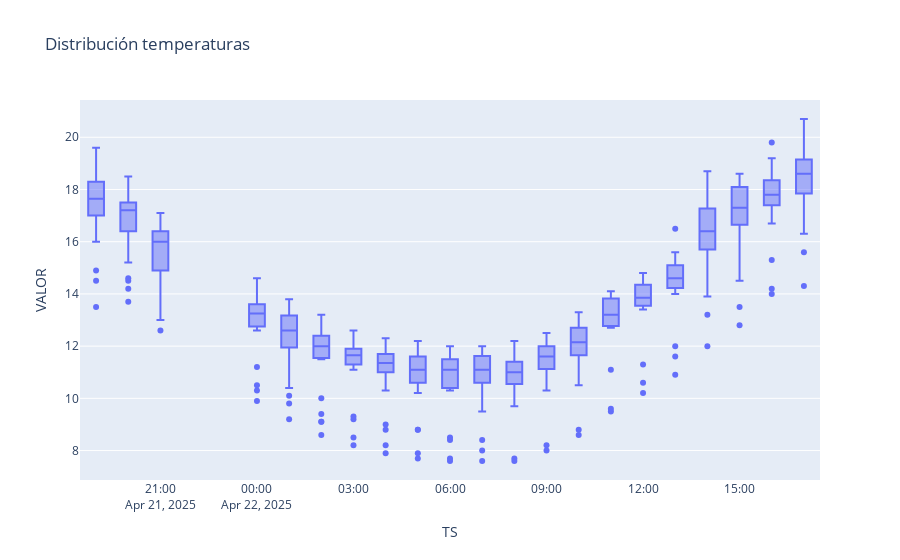

Notebook code for this chart:
### Code cell
df = result.DataFrame()

fig = px.box(df, x= 'TS', y = 'VALOR', title = 'Distribución temperaturas', hover_name='ESTACION_DESC')
fig.show()

### Figure 1 — Plotly figure (JSON) as saved in the notebook; plotly's stock layout.template omitted (floating-point values rounded to 4 significant figures; data arrays with more than 128 entries replaced by an {"elided": "..."} marker saying what was removed)
{"data": [{"alignmentgroup": "True", "hovertemplate": "<b>%{hovertext}</b><br><br>TS=%{x}<br>VALOR=%{y}<extra></extra>", "hovertext": {"elided": "437 str values"}, "legendgroup": "", "marker": {"color": "#636efa"}, "name": "", "notched": false, "offsetgroup": "", "orientation": "v", "showlegend": false, "type": "box", "x": {"elided": "437 str values"}, "x0": " ", "xaxis": "x", "y": {"elided": "437 float values"}, "y0": " ", "yaxis": "y"}], "layout": {"boxmode": "group", "legend": {"tracegroupgap": 0}, "title": {"text": "Distribución temperaturas"}, "xaxis": {"anchor": "y", "domain": [0, 1], "title": {"text": "TS"}}, "yaxis": {"anchor": "x", "domain": [0, 1], "title": {"text": "VALOR"}}}}
